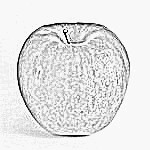
#> input picture colored_img/114.jpg, 150 x 150 px
$ python -i all_check.py   (imports and definitions only)   (older library calls are emulated)
#> lines starting #> are read from the running program, lines starting #| are printed output that depends on the picture; after the words box and inside, x2 and y2 are one past the last pixel; in counts of white or black regions, pixels touching at a corner belong together
import csv
import random
import math
import operator
import cv2
import numpy as np

def adj_canny(image, sigma=0.33):
	#compute the median of the single channel pixel intensities
	image = np.asarray(image)
	v = np.median(image)

	lower = int(max(0, (1.0 - sigma) * v))
	upper = int(min(255, (1.0 + sigma) * v))
	edged = cv2.Canny(image, lower, upper)

	# return the edged image
	return edged

def contours(image):
#> called with image = '114.jpg'
        im = cv2.imread(image)
#> im is the input picture: shape (150, 150, 3); min 0, max 255, mean 228
        imgray = cv2.cvtColor(im, cv2.COLOR_BGR2GRAY)
        thresh1 = adj_canny(imgray)
#> in adj_canny, `v = np.median(image)`: v = 247
#> in adj_canny, `lower = int(max(0, (1.0 - sigma) * v))`: lower = 165
#> in adj_canny, `upper = int(min(255, (1.0 + sigma) * v))`: upper = 255
#> in adj_canny, `edged = cv2.Canny(image, lower, upper)`:
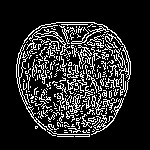
#> edged: shape (150, 150); 16.5% white in thin lines or dots, all inside (x1, y1, x2, y2) = (16, 22, 131, 137)
        ret, thresh = cv2.threshold(imgray, 127, 255, 0)
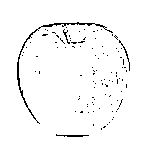
#> thresh: shape (150, 150); 97.2% white; black in thin lines or dots, all inside (x1, y1, x2, y2) = (17, 22, 130, 137)
        #find contours
        _,contours, hierarchy = cv2.findContours(thresh1, cv2.RETR_TREE, cv2.CHAIN_APPROX_SIMPLE)
#> contours = 312 contours, 292 with area under 20; largest, box (x1, y1, x2, y2) and area: (23, 22, 131, 97) 284, (16, 44, 90, 137) 150, (26, 25, 71, 57) 124, (120, 70, 130, 91) 96, (91, 98, 124, 135) 68
        #draw contours
        #cnt = contours[4]
        cv2.drawContours(im, contours, -1, (0,255,0), 3)
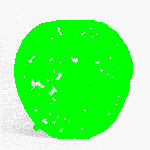
#> im: shape (150, 150, 3); mean B, G, R 123.6, 250.2, 123.6
        #cv2.imshow('image', im)
        op = np.mean(im)
#> op = 165.8
        return op


# [53 lines left out: functions insertcsv, loadDataset, loadTestset, euclideanDistance, getNeighbors, getResponse, not called in this run]

>>> result = contours('114.jpg')
#> result = 165.8

$ run again, on colored_img/app.jpg
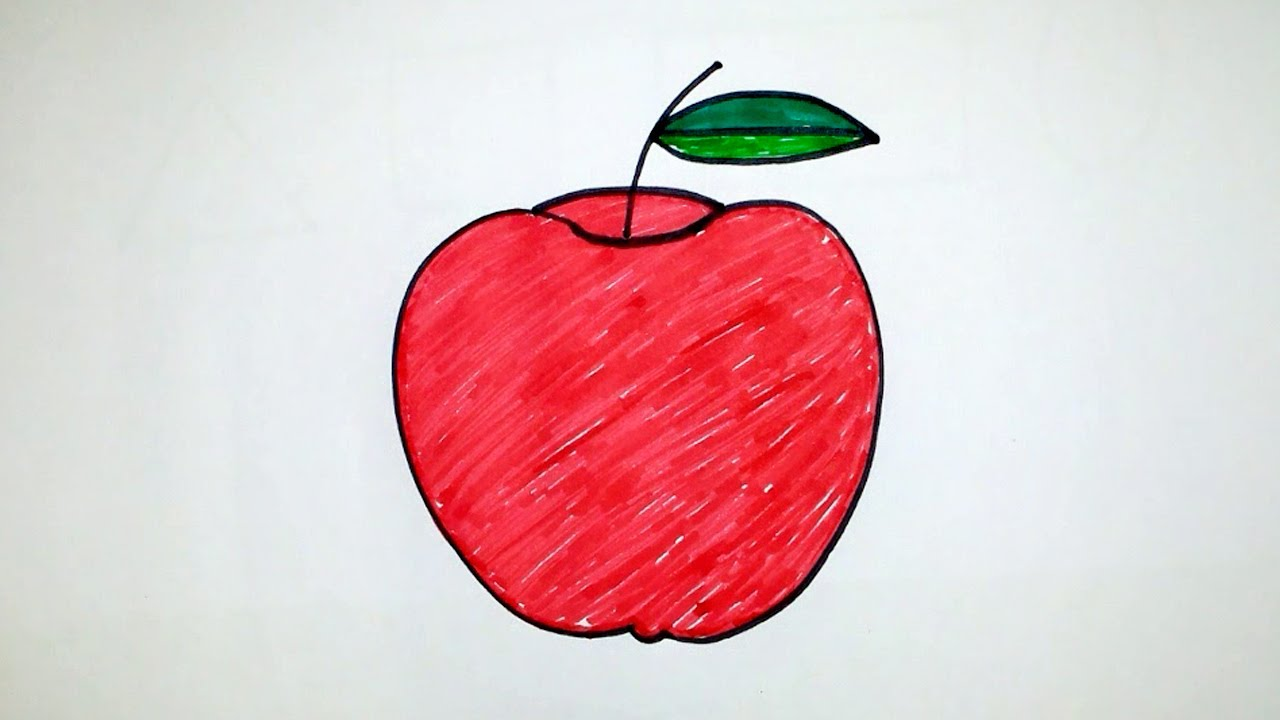
#> input picture colored_img/app.jpg, 1280 x 720 px
#> in contours, im is the input picture: shape (720, 1280, 3); mean B, G, R 195, 192.4, 223.9
#> v = 227
#> lower = 152
#> upper = 255
#> in adj_canny, `edged = cv2.Canny(image, lower, upper)`:
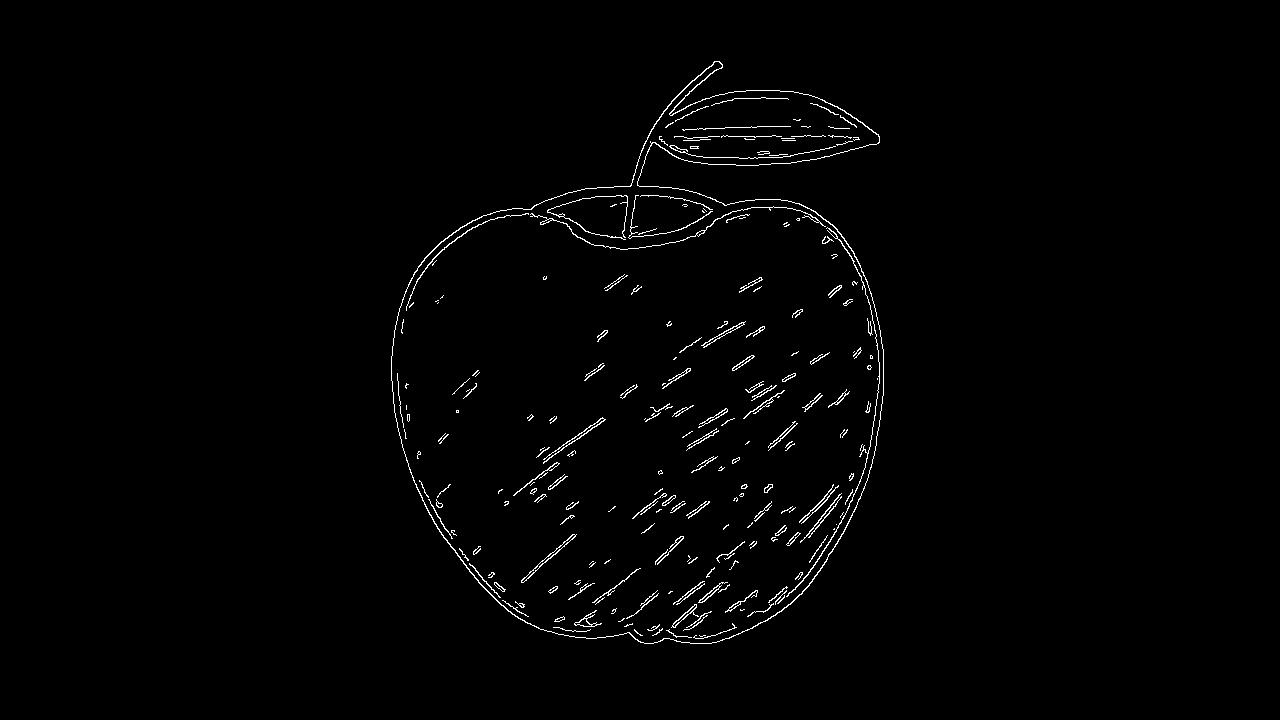
#> edged: shape (720, 1280); 1.2% white in thin lines or dots, all inside (x1, y1, x2, y2) = (391, 61, 884, 644)
#> thresh: shape (720, 1280); 80.2% white; 35 black regions (34 under 20 px)
#> contours = 283 contours, 215 with area under 20; largest, box (x1, y1, x2, y2) and area: (391, 61, 884, 644) 197704, (391, 61, 884, 644) 197162, (521, 534, 577, 583) 206, (521, 534, 576, 583) 154, (701, 321, 746, 348) 131
#> in contours, `cv2.drawContours(im, contours, -1, (0,255,0), 3)`:
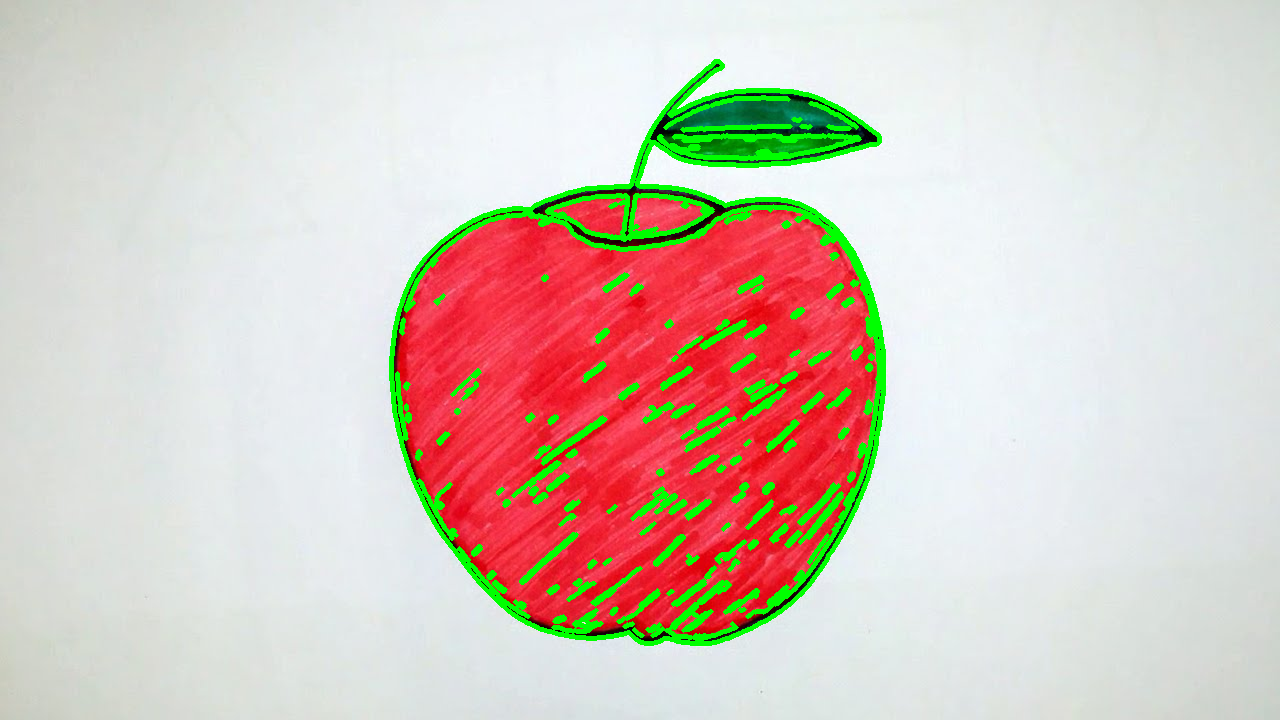
#> im: shape (720, 1280, 3); 4.63% of pixels changed, all inside (x1, y1, x2, y2) = (389, 59, 886, 646)
#> op = 202.6

$ run again, on colored_img/ban.jpg
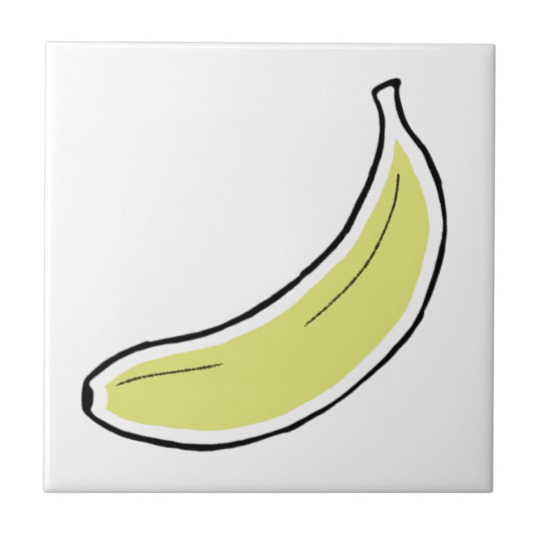
#> input picture colored_img/ban.jpg, 540 x 540 px
#> in contours, im is the input picture: shape (540, 540, 3); mean B, G, R 219.6, 229, 228.8
#> v = 235
#> lower = 157
#> upper = 255
#> in adj_canny, `edged = cv2.Canny(image, lower, upper)`:
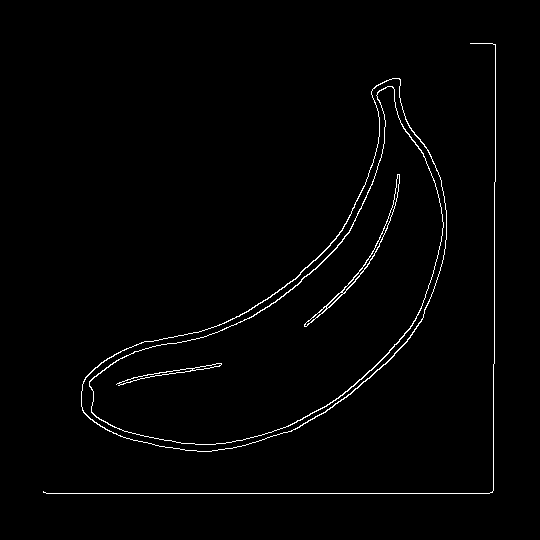
#> edged: shape (540, 540); 1.5% white in thin lines or dots, all inside (x1, y1, x2, y2) = (43, 43, 496, 494)
#> thresh: shape (540, 540); 97.4% white; 3 black regions
#> contours = 12 contours, 1 with area under 20; largest, box (x1, y1, x2, y2) and area: (81, 78, 447, 452) 51674, (81, 78, 447, 452) 51361, (89, 86, 444, 445) 44865, (89, 86, 444, 445) 44571, (304, 174, 400, 327) 536
#> in contours, `cv2.drawContours(im, contours, -1, (0,255,0), 3)`:
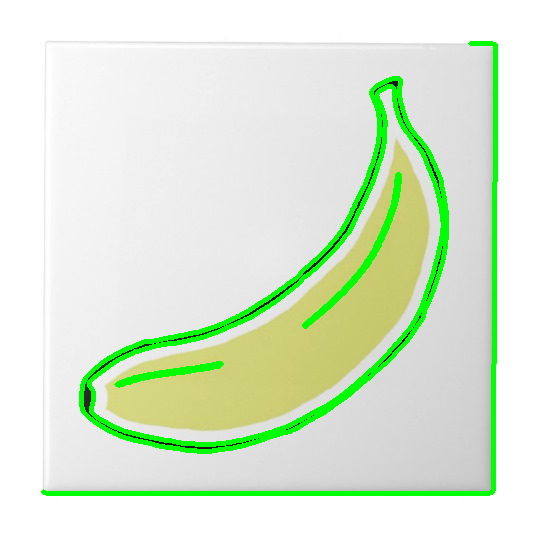
#> im: shape (540, 540, 3); 6.04% of pixels changed, all inside (x1, y1, x2, y2) = (41, 41, 498, 496)
#> op = 221.7
